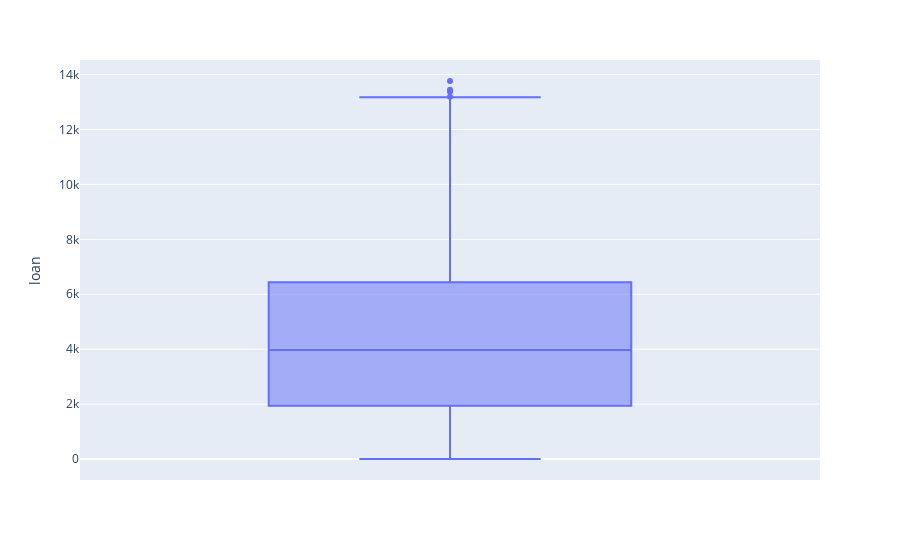
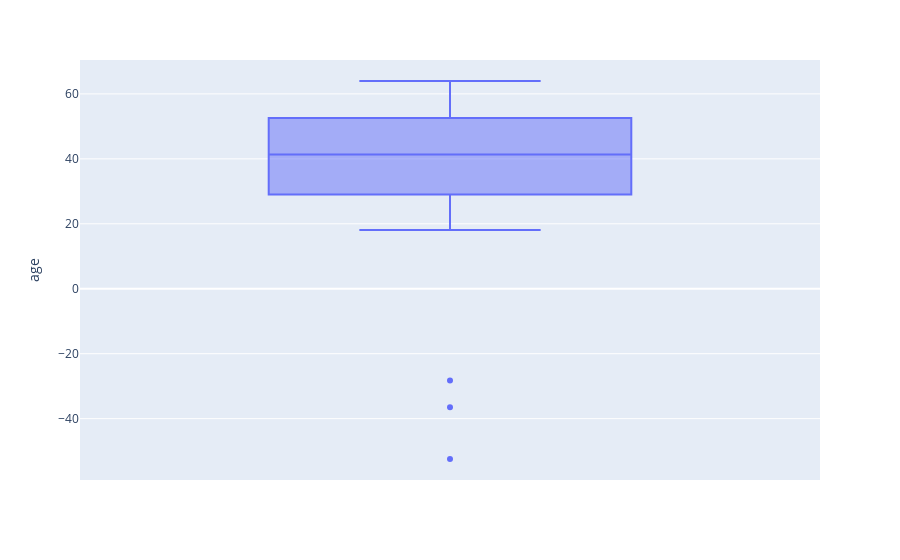
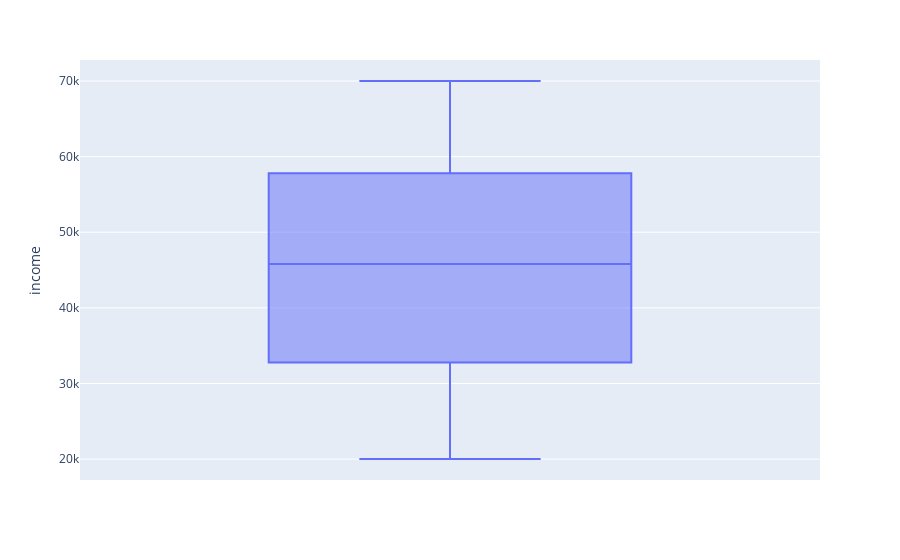

Notebook cell for these charts, in order:
### Markdown cell above
## confirm outliers

### Code cell
for col in real_value_features :
    fig = pe.box(   y=col, data_frame=df  )
    display(fig)

### Figure 1 — Plotly figure (JSON) as saved in the notebook; plotly's stock layout.template omitted (floating-point values rounded to 4 significant figures; data arrays with more than 128 entries replaced by an {"elided": "..."} marker saying what was removed)
{"data": [{"alignmentgroup": "True", "hovertemplate": "loan=%{y}<extra></extra>", "legendgroup": "", "marker": {"color": "#636efa"}, "name": "", "notched": false, "offsetgroup": "", "orientation": "v", "showlegend": false, "type": "box", "x0": " ", "xaxis": "x", "y": {"elided": "2000 float values"}, "y0": " ", "yaxis": "y"}], "layout": {"boxmode": "group", "legend": {"tracegroupgap": 0}, "margin": {"t": 60}, "xaxis": {"anchor": "y", "domain": [0, 1]}, "yaxis": {"anchor": "x", "domain": [0, 1], "title": {"text": "loan"}}}}

### Figure 2 — Plotly figure (JSON) as saved in the notebook; plotly's stock layout.template omitted (floating-point values rounded to 4 significant figures; data arrays with more than 128 entries replaced by an {"elided": "..."} marker saying what was removed)
{"data": [{"alignmentgroup": "True", "hovertemplate": "age=%{y}<extra></extra>", "legendgroup": "", "marker": {"color": "#636efa"}, "name": "", "notched": false, "offsetgroup": "", "orientation": "v", "showlegend": false, "type": "box", "x0": " ", "xaxis": "x", "y": {"elided": "2000 float values"}, "y0": " ", "yaxis": "y"}], "layout": {"boxmode": "group", "legend": {"tracegroupgap": 0}, "margin": {"t": 60}, "xaxis": {"anchor": "y", "domain": [0, 1]}, "yaxis": {"anchor": "x", "domain": [0, 1], "title": {"text": "age"}}}}

### Figure 3 — Plotly figure (JSON) as saved in the notebook; plotly's stock layout.template omitted (floating-point values rounded to 4 significant figures; data arrays with more than 128 entries replaced by an {"elided": "..."} marker saying what was removed)
{"data": [{"alignmentgroup": "True", "hovertemplate": "income=%{y}<extra></extra>", "legendgroup": "", "marker": {"color": "#636efa"}, "name": "", "notched": false, "offsetgroup": "", "orientation": "v", "showlegend": false, "type": "box", "x0": " ", "xaxis": "x", "y": {"elided": "2000 float values"}, "y0": " ", "yaxis": "y"}], "layout": {"boxmode": "group", "legend": {"tracegroupgap": 0}, "margin": {"t": 60}, "xaxis": {"anchor": "y", "domain": [0, 1]}, "yaxis": {"anchor": "x", "domain": [0, 1], "title": {"text": "income"}}}}
